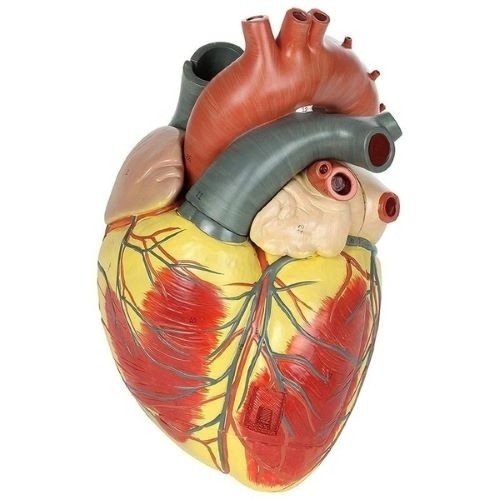
#> input picture my_image.jpg, 500 x 500 px
$ python main.py
#> lines starting #> are read from the running program, lines starting #| are printed output that depends on the picture; after the words box and inside, x2 and y2 are one past the last pixel; in counts of white or black regions, pixels touching at a corner belong together
### image_utils.py
import numpy as np
from PIL import Image
from scipy.signal import convolve2d

def load_image(path):
    """
    Reads an image from a file path and converts it into a NumPy array.
    """
    img = Image.open(path)
    return np.array(img)

def edge_detection(image_array):
    """
    Performs edge detection on an image array using Sobel-like filters.
    """
    # 1. Convert to grayscale
    grayscale = np.mean(image_array, axis=2)

    # 2. Define Vertical Filter (Kernel Y)
    kernelY = np.array([
        [1, 0, -1],
        [2, 0, -2],
        [1, 0, -1]
    ])

    # 3. Define Horizontal Filter (Kernel X)
    kernelX = np.array([
        [-1, -2, -1],
        [0, 0, 0],
        [1, 2, 1]
    ])

    # 4. Apply convolutions
    edgeY = convolve2d(grayscale, kernelY, mode='same', boundary='fill', fillvalue=0)
    edgeX = convolve2d(grayscale, kernelX, mode='same', boundary='fill', fillvalue=0)

    # 5. Compute Magnitude
    edgeMAG = np.sqrt(edgeX**2 + edgeY**2)

    return edgeMAG

### main.py
import numpy as np
import matplotlib.pyplot as plt
from PIL import Image
from skimage.filters import median
from skimage.morphology import disk
from image_utils import load_image, edge_detection

def main():
    image_path = 'my_image.jpg'

    try:
        original_image = load_image(image_path)
#> in load_image, img is the input picture: PIL image 500x500 RGB; mean R, G, B 223.4, 200.6, 187.4
        print("Image loaded successfully.")
    except Exception as e:
        print(f"Error loading image: {e}")
        return

    # --- תיקון לשלב ניקוי הרעשים (עובד בכל הגרסאות) ---
    # במקום להשתמש ב-channel_axis, אנחנו יוצרים תמונה ריקה
    # ומנקים כל ערוץ צבע (R, G, B) בנפרד בתוך לולאה.
    clean_image = np.zeros_like(original_image)
    for i in range(3):
        clean_image[:, :, i] = median(original_image[:, :, i], footprint=disk(3))
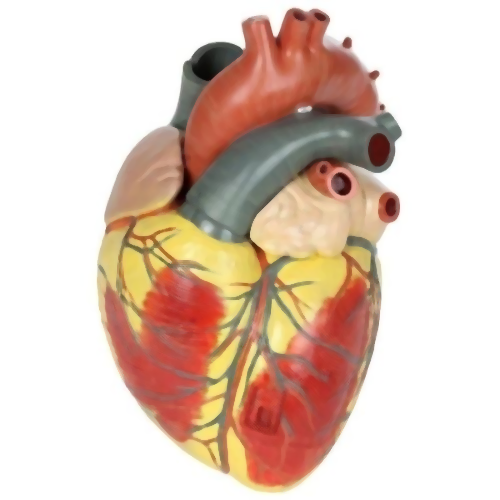
#> clean_image: shape (500, 500, 3); mean R, G, B 223.7, 200.7, 187.5

    # המשך הקוד כרגיל...
    edge_mag = edge_detection(clean_image)
#> in edge_detection, `grayscale = np.mean(image_array, axis=2)`:
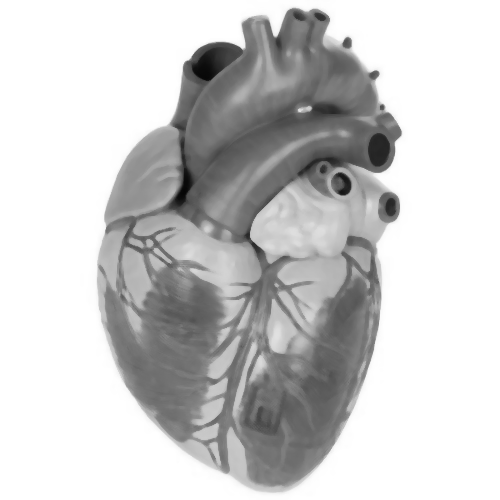
#> grayscale: shape (500, 500) float64; min 5.67, max 255, mean 204
#> in edge_detection, `edgeY = convolve2d(grayscale, kernelY, mode='same', boundary='fill', f..`:
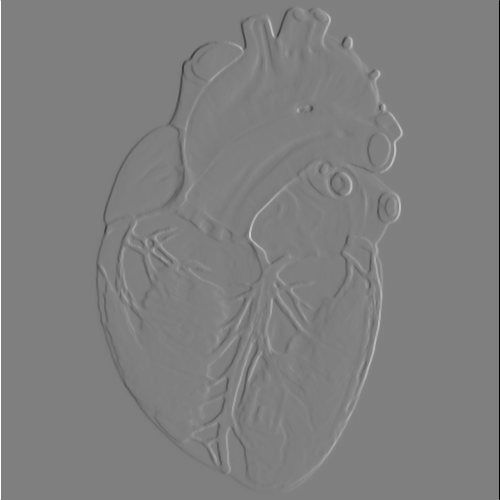
#> edgeY: shape (500, 500) float64; min -1020, max 1020, mean 0; drawn with min black and max white
#> in edge_detection, `edgeX = convolve2d(grayscale, kernelX, mode='same', boundary='fill', f..`:
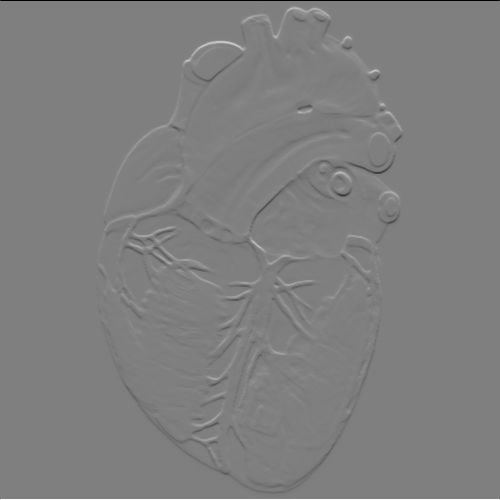
#> edgeX: shape (500, 500) float64; min -1020, max 1020, mean 0; drawn with min black and max white
#> in edge_detection, `edgeMAG = np.sqrt(edgeX**2 + edgeY**2)`:
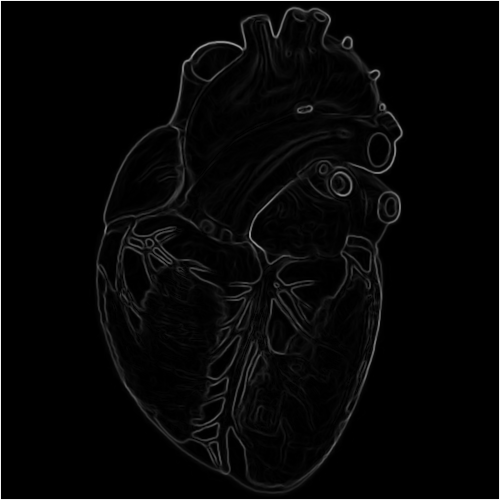
#> edgeMAG: shape (500, 500) float64; min 0, max 1081.9, mean 29.4; drawn with min black and max white

    threshold = 40
    edge_binary = edge_mag > threshold
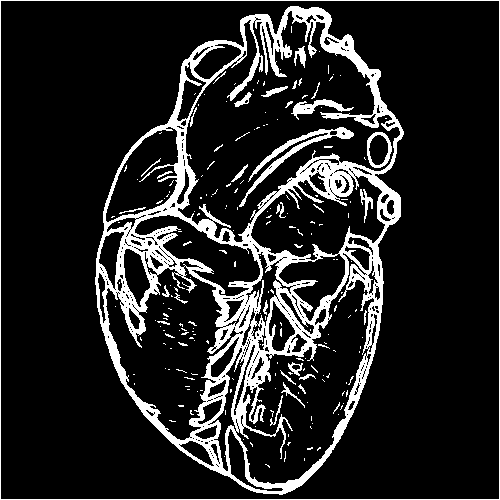
#> edge_binary: shape (500, 500) bool; 14.2% white; 215 white regions (182 under 20 px), largest, box (x1, y1, x2, y2) and area: (95, 6, 404, 495) 29371, (0, 0, 500, 500) 1996, (239, 127, 354, 207) 1112

    # המרה למספרים לשמירה (0 ו-255)
    binary_for_save = (edge_binary * 255).astype(np.uint8)

    edge_image = Image.fromarray(binary_for_save)
    edge_image.save('my_edges.png')
    print("Edge image saved as 'my_edges.png'")

    # הצגה בגרף
    plt.figure(figsize=(12, 6))

    plt.subplot(1, 2, 1)
    plt.imshow(original_image)
    plt.title("Original Image")
    plt.axis('off')

    plt.subplot(1, 2, 2)
    plt.imshow(edge_binary, cmap='gray')
    plt.title(f"Edges (Threshold: {threshold})")
    plt.axis('off')

    plt.show()

if __name__ == "__main__":
    main()
